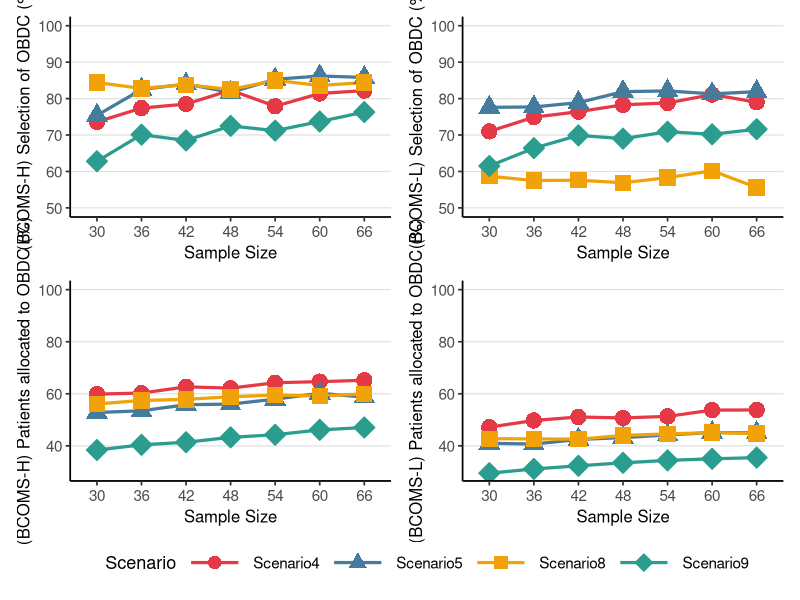

Generate this figure with R:
setwd("plot")
library(ggplot2)
library(dplyr)
library(patchwork)

df <- data.frame(
  Scenario = factor(rep(c(4, 5, 8, 9), each = 14)),
  Method = factor(
    rep(c(
      "samplesize30-high", "samplesize30-low",
      "samplesize36-high", "samplesize36-low",
      "samplesize42-high", "samplesize42-low",
      "samplesize48-high", "samplesize48-low",
      "samplesize54-high", "samplesize54-low",
      "samplesize60-high", "samplesize60-low",
      "samplesize66-high", "samplesize66-low"
    ), 4),
    levels = c(
      "samplesize30-high", "samplesize30-low",
      "samplesize36-high", "samplesize36-low",
      "samplesize42-high", "samplesize42-low",
      "samplesize48-high", "samplesize48-low",
      "samplesize54-high", "samplesize54-low",
      "samplesize60-high", "samplesize60-low",
      "samplesize66-high", "samplesize66-low"
    )
  ),
  Sel = c(
    73.6, 71, 77.4, 74.9, 78.5, 76.4, 82.3, 78.3, 77.9, 78.8, 81.4, 81.1, 82.2, 79,
    75.4, 77.6, 82.5, 77.7, 84, 78.9, 81.7, 81.9, 85.3, 82.1, 86.2, 81.3, 85.8, 81.9,
    84.4, 58.7, 82.8, 57.5, 83.8, 57.6, 82.5, 56.9, 85, 58.3, 83.6, 60.2, 84.4, 55.6,
    62.8, 61.5, 70.1, 66.4, 68.5, 69.9, 72.5, 69, 71.2, 70.9, 73.7, 70.2, 76.3, 71.6
  ),
  Pat = c(
    59.89, 47.18, 60.26, 49.75, 62.69, 51.08, 62.16, 50.72, 64.26, 51.32, 64.66, 53.73, 65.2, 53.79,
    52.82, 40.99, 53.46, 40.69, 55.8, 42.46, 56.04, 43.17, 57.94, 44.19, 60.2, 45.12, 58.72, 45,
    56.1, 42.74, 57.44, 42.67, 57.86, 42.55, 58.85, 43.99, 59.52, 44.6, 59.15, 45.09, 59.96, 44.7,
    38.39, 29.5, 40.39, 31.12, 41.39, 32.33, 43.26, 33.48, 44.26, 34.41, 46.14, 35.02, 47.05, 35.48
  )
) %>%
  mutate(
    Group = ifelse(grepl("high$", Method), "High", "Low"),
    SampleSize = factor(gsub("-.*", "", Method),
                        levels = c(
                          "samplesize30", "samplesize36", "samplesize42",
                          "samplesize48", "samplesize54", "samplesize60", "samplesize66"
                        ),
                        labels = c("30", "36", "42", "48", "54", "60", "66")
    ),
    Scenario = factor(paste0("Scenario", Scenario),
                      levels = c("Scenario4", "Scenario5", "Scenario8", "Scenario9")
    )
  )

line_cols <- c(
  "Scenario4" = "#E63946",
  "Scenario5" = "#457B9D",
  "Scenario8" = "#F1A208",
  "Scenario9" = "#2A9D8F"
)

point_shapes <- c(
  "Scenario4" = 16,   # ● 实心圆
  "Scenario5" = 17,   # ▲ 实心三角
  "Scenario8" = 15,   # ■ 实心方块
  "Scenario9" = 23    # ◆ 实心菱形（fill填色）
)

plot_fun <- function(dat, yvar, ylab, ylim_vals = NULL) {
  p <- ggplot(dat, aes(
    x = SampleSize,
    y = .data[[yvar]],
    group = Scenario,
    color = Scenario,
    shape = Scenario,
    fill  = Scenario
  )) +
    geom_line(linewidth = 1.1) +
    geom_point(size = 5, stroke = 0.8) +
    scale_color_manual(values = line_cols) +
    scale_fill_manual(values = line_cols) +
    scale_shape_manual(values = point_shapes) +
    guides(
      fill  = "none",
      color = guide_legend(override.aes = list(
        size  = 4,
        shape = c(16, 17, 15, 23),
        fill  = c("#E63946", "#457B9D", "#F1A208", "#2A9D8F")
      )),
      shape = "none"   # 只保留color图例，shape图例合并进去
    ) +
    labs(
      x = "Sample Size", y = ylab,
      color = "Scenario", shape = "Scenario"
    ) +
    theme_classic(base_size = 13) +
    theme(
      legend.position    = "bottom",
      legend.key.width   = unit(1.5, "cm"),
      legend.key.size    = unit(0.6, "cm"),
      legend.text        = element_text(size = 11),
      axis.title         = element_text(size = 12),
      axis.text          = element_text(size = 11),
      panel.grid.major.y = element_line(color = "grey88", linewidth = 0.4)
    )
  if (!is.null(ylim_vals)) {
    p <- p + coord_cartesian(ylim = ylim_vals)
  }
  p
}

p_sel_high <- plot_fun(filter(df, Group == "High"), "Sel", "(BCOMS-H) Selection of OBDC (%)", c(50, 100))
p_sel_low  <- plot_fun(filter(df, Group == "Low"),  "Sel", "(BCOMS-L) Selection of OBDC (%)", c(50, 100))
p_pat_high <- plot_fun(filter(df, Group == "High"), "Pat", "(BCOMS-H) Patients allocated to OBDC (%)", c(30, 100))
p_pat_low  <- plot_fun(filter(df, Group == "Low"),  "Pat", "(BCOMS-L) Patients allocated to OBDC (%)", c(30, 100))

p_all <- (p_sel_high | p_sel_low) / (p_pat_high | p_pat_low) +
  plot_layout(guides = "collect") &
  theme(legend.position = "bottom")

pdf("output/sensitivity_samplesize.pdf", width = 12, height = 9)
print(p_all)
dev.off()
